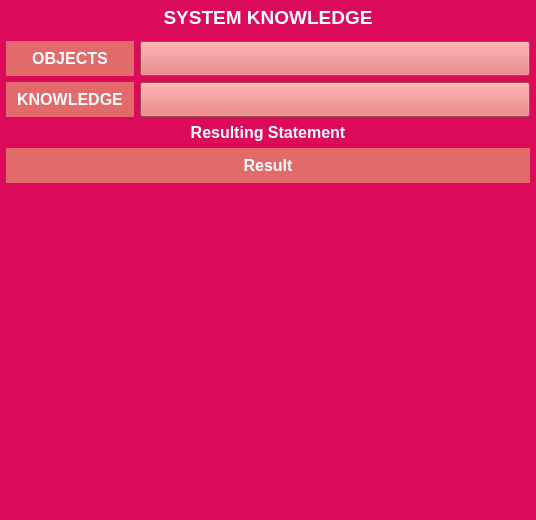
<?xml version="1.0" encoding="UTF-8"?>
<ui version="4.0">
 <class>ActionWaypointUI</class>
 <widget class="QWidget" name="ActionWaypointUI">
  <property name="geometry">
   <rect>
    <x>0</x>
    <y>0</y>
    <width>536</width>
    <height>520</height>
   </rect>
  </property>
  <property name="minimumSize">
   <size>
    <width>0</width>
    <height>0</height>
   </size>
  </property>
  <property name="maximumSize">
   <size>
    <width>16777215</width>
    <height>16777215</height>
   </size>
  </property>
  <property name="windowTitle">
   <string>Form</string>
  </property>
  <property name="styleSheet">
   <string notr="true">background-color:#db0a5b;color:#ffffff</string>
  </property>
  <layout class="QVBoxLayout" name="verticalLayout">
   <property name="spacing">
    <number>6</number>
   </property>
   <property name="leftMargin">
    <number>0</number>
   </property>
   <property name="topMargin">
    <number>0</number>
   </property>
   <property name="rightMargin">
    <number>0</number>
   </property>
   <property name="bottomMargin">
    <number>10</number>
   </property>
   <item>
    <widget class="QLabel" name="label_11">
     <property name="minimumSize">
      <size>
       <width>0</width>
       <height>35</height>
      </size>
     </property>
     <property name="maximumSize">
      <size>
       <width>16777215</width>
       <height>36</height>
      </size>
     </property>
     <property name="font">
      <font>
       <pointsize>14</pointsize>
       <weight>75</weight>
       <bold>true</bold>
      </font>
     </property>
     <property name="styleSheet">
      <string notr="true">color:#ffffff;background-color:#db0a5b</string>
     </property>
     <property name="text">
      <string>SYSTEM KNOWLEDGE</string>
     </property>
     <property name="alignment">
      <set>Qt::AlignCenter</set>
     </property>
    </widget>
   </item>
   <item>
    <layout class="QHBoxLayout" name="horizontalLayout">
     <property name="leftMargin">
      <number>6</number>
     </property>
     <property name="rightMargin">
      <number>6</number>
     </property>
     <item>
      <widget class="QLabel" name="object_label">
       <property name="minimumSize">
        <size>
         <width>0</width>
         <height>35</height>
        </size>
       </property>
       <property name="maximumSize">
        <size>
         <width>128</width>
         <height>36</height>
        </size>
       </property>
       <property name="font">
        <font>
         <pointsize>12</pointsize>
         <weight>75</weight>
         <bold>true</bold>
        </font>
       </property>
       <property name="styleSheet">
        <string notr="true">color:#ffffff;background-color:#E26A6A</string>
       </property>
       <property name="text">
        <string>OBJECTS</string>
       </property>
       <property name="alignment">
        <set>Qt::AlignCenter</set>
       </property>
      </widget>
     </item>
     <item>
      <widget class="QComboBox" name="object_box">
       <property name="minimumSize">
        <size>
         <width>0</width>
         <height>35</height>
        </size>
       </property>
       <property name="maximumSize">
        <size>
         <width>16777215</width>
         <height>36</height>
        </size>
       </property>
       <property name="font">
        <font>
         <pointsize>12</pointsize>
         <weight>75</weight>
         <bold>true</bold>
        </font>
       </property>
       <property name="focusPolicy">
        <enum>Qt::NoFocus</enum>
       </property>
       <property name="styleSheet">
        <string notr="true">QComboBox{background-color:#E26A6A;color:#ffffff;padding: 1px 0px 1px 3px}
QComboBox::drop-down {border-width: 0px;} QComboBox::down-arrow {image: url(noimg); border-width: 0px;}</string>
       </property>
       <property name="editable">
        <bool>false</bool>
       </property>
       <property name="maxVisibleItems">
        <number>20</number>
       </property>
       <property name="maxCount">
        <number>2147483647</number>
       </property>
       <property name="frame">
        <bool>false</bool>
       </property>
      </widget>
     </item>
    </layout>
   </item>
   <item>
    <layout class="QHBoxLayout" name="knowledge_layout">
     <property name="leftMargin">
      <number>6</number>
     </property>
     <property name="rightMargin">
      <number>6</number>
     </property>
     <item>
      <widget class="QLabel" name="knowledge_label">
       <property name="minimumSize">
        <size>
         <width>0</width>
         <height>35</height>
        </size>
       </property>
       <property name="maximumSize">
        <size>
         <width>128</width>
         <height>36</height>
        </size>
       </property>
       <property name="font">
        <font>
         <pointsize>12</pointsize>
         <weight>75</weight>
         <bold>true</bold>
        </font>
       </property>
       <property name="styleSheet">
        <string notr="true">color:#ffffff;background-color:#E26A6A</string>
       </property>
       <property name="text">
        <string>KNOWLEDGE</string>
       </property>
       <property name="alignment">
        <set>Qt::AlignCenter</set>
       </property>
      </widget>
     </item>
     <item>
      <widget class="QComboBox" name="knowledge_box">
       <property name="minimumSize">
        <size>
         <width>0</width>
         <height>35</height>
        </size>
       </property>
       <property name="maximumSize">
        <size>
         <width>16777215</width>
         <height>36</height>
        </size>
       </property>
       <property name="font">
        <font>
         <pointsize>12</pointsize>
         <weight>75</weight>
         <bold>true</bold>
        </font>
       </property>
       <property name="focusPolicy">
        <enum>Qt::NoFocus</enum>
       </property>
       <property name="styleSheet">
        <string notr="true">QComboBox{background-color:#E26A6A;color:#ffffff;padding: 1px 0px 1px 3px}
QComboBox::drop-down {border-width: 0px;} QComboBox::down-arrow {image: url(noimg); border-width: 0px;}</string>
       </property>
       <property name="editable">
        <bool>false</bool>
       </property>
       <property name="maxVisibleItems">
        <number>20</number>
       </property>
       <property name="maxCount">
        <number>2147483647</number>
       </property>
       <property name="frame">
        <bool>false</bool>
       </property>
      </widget>
     </item>
    </layout>
   </item>
   <item>
    <layout class="QVBoxLayout" name="result_layout">
     <property name="leftMargin">
      <number>6</number>
     </property>
     <property name="rightMargin">
      <number>6</number>
     </property>
     <item>
      <widget class="QLabel" name="result_tag">
       <property name="font">
        <font>
         <pointsize>12</pointsize>
         <weight>75</weight>
         <bold>true</bold>
        </font>
       </property>
       <property name="text">
        <string>Resulting Statement</string>
       </property>
       <property name="alignment">
        <set>Qt::AlignCenter</set>
       </property>
      </widget>
     </item>
     <item>
      <widget class="QLabel" name="result_label">
       <property name="minimumSize">
        <size>
         <width>0</width>
         <height>35</height>
        </size>
       </property>
       <property name="maximumSize">
        <size>
         <width>16777215</width>
         <height>36</height>
        </size>
       </property>
       <property name="font">
        <font>
         <pointsize>12</pointsize>
         <weight>75</weight>
         <bold>true</bold>
        </font>
       </property>
       <property name="styleSheet">
        <string notr="true">color:#ffffff;background-color:#E26A6A</string>
       </property>
       <property name="text">
        <string>Result</string>
       </property>
       <property name="alignment">
        <set>Qt::AlignCenter</set>
       </property>
      </widget>
     </item>
    </layout>
   </item>
   <item>
    <spacer name="verticalSpacer">
     <property name="orientation">
      <enum>Qt::Vertical</enum>
     </property>
     <property name="sizeHint" stdset="0">
      <size>
       <width>20</width>
       <height>40</height>
      </size>
     </property>
    </spacer>
   </item>
  </layout>
 </widget>
 <resources/>
 <connections/>
</ui>
